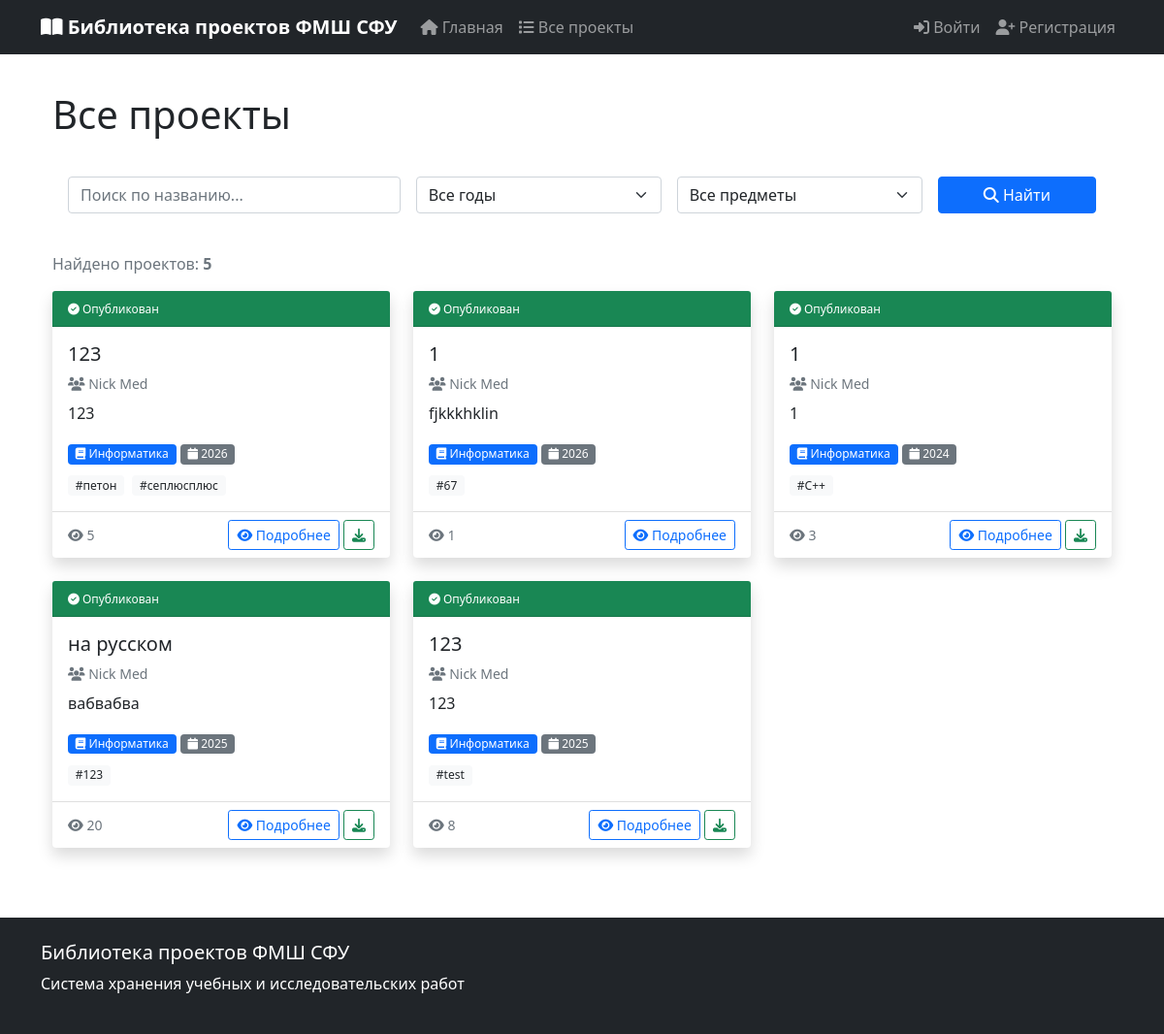
/projects/, run on the app's committed database.
### projects/models.py (models this page shows, shortened)
class Project(models.Model):
    STATUS_CHOICES = [
        ('draft', 'Черновик'),
        ('pending', 'На модерации'),
        ('published', 'Опубликован'),
        ('rejected', 'Отклонен'),
        ('revision', 'Требует доработки'),
        ('archived', 'В архиве'),
    ]
    moderated_by = models.ForeignKey(
        Teacher,
        on_delete=models.SET_NULL,
        null=True,
        blank=True,
        related_name='moderated_projects',
        verbose_name="Проверил"
    )
    moderation_comment = models.TextField(
        verbose_name="Комментарий модератора",
        blank=True,
        help_text="Причина отклонения или замечания"
    )
    moderated_at = models.DateTimeField(
        null=True,
        blank=True,
        verbose_name="Дата проверки"
    )
    title = models.CharField(max_length=300, verbose_name="Название проекта")
    description = models.TextField(verbose_name="Описание")
    subject = models.ForeignKey(
        Subject,
        on_delete=models.SET_NULL,
        null=True,
        related_name='projects',
        verbose_name="Предмет"
    )
    teacher = models.ForeignKey(
        Teacher,
        on_delete=models.SET_NULL,
        null=True,
        related_name='supervised_projects',
        verbose_name="Руководитель"
    )
    pupils = models.ManyToManyField(
        Pupil,
        related_name='projects',
        verbose_name="Авторы-ученики"
    )
    year = models.IntegerField(verbose_name="Год выполнения")
    keywords = models.CharField(
        max_length=500,
        verbose_name="Ключевые слова",
        help_text="Через запятую",
        blank=True
    )
    project_file = models.FileField(
        upload_to='projects/files/%Y/%m/%d/',
        verbose_name="Файл проекта",
        validators=[FileExtensionValidator(['pdf', 'doc', 'docx', 'zip', 'rar', '7z'])],
        null=True,
        blank=True
    )
    status = models.CharField(
        max_length=20,
        choices=STATUS_CHOICES,
        default='draft',
        verbose_name="Статус"
    )
    views = models.IntegerField(default=0, verbose_name="Просмотры")
    downloads = models.IntegerField(default=0, verbose_name="Скачивания")
    created_at = models.DateTimeField(auto_now_add=True, verbose_name="Дата создания")
    updated_at = models.DateTimeField(auto_now=True, verbose_name="Дата обновления")
    published_at = models.DateTimeField(null=True, blank=True, verbose_name="Дата публикации")
    class Meta:
        verbose_name = "Проект"
        verbose_name_plural = "Проекты"
        ordering = ['-created_at']
        indexes = [
            models.Index(fields=['status', 'created_at']),
            models.Index(fields=['year', 'subject']),
        ]

class Pupil(models.Model):
    user = models.OneToOneField(User, on_delete=models.CASCADE, verbose_name="Пользователь")
    class Meta:
        verbose_name = "Ученик"
        verbose_name_plural = "Ученики"

class Subject(models.Model):
    name = models.CharField(max_length=200, verbose_name="Название предмета")
    code = models.CharField(max_length=20, verbose_name="Код предмета", blank=True)
    description = models.TextField(verbose_name="Описание", blank=True)
    class Meta:
        verbose_name = "Предмет"
        verbose_name_plural = "Предметы"
        ordering = ['name']

### projects/views.py (the view)
# urls.py: path('projects/', views.project_list, name='project_list'),
def project_list(request):
    projects = Project.objects.filter(status='published')
    query = request.GET.get('q')
    if query:
        projects = projects.filter(
            Q(title__icontains=query) |
            Q(description__icontains=query) |
            Q(keywords__icontains=query)
        )
    subject_id = request.GET.get('subject')
    if subject_id:
        projects = projects.filter(subject_id=subject_id)
    teacher_id = request.GET.get('teacher')
    if teacher_id:
        projects = projects.filter(teacher_id=teacher_id)
    year = request.GET.get('year')
    if year:
        projects = projects.filter(year=year)
    projects = projects.order_by('-created_at')
    paginator = Paginator(projects, 9)
    page_number = request.GET.get('page')
    page_obj = paginator.get_page(page_number)
    subjects = Subject.objects.all()
    teachers = Teacher.objects.all()
    years = Project.objects.values_list('year', flat=True).distinct().order_by('-year')
    print(f"Всего проектов: {projects.count()}")
    print(f"Проектов на странице: {len(page_obj)}")
    context = {
        'page_obj': page_obj,
        'subjects': subjects,
        'teachers': teachers,
        'years': years,
        'current_filters': {
            'subject': subject_id,
            'teacher': teacher_id,
            'year': year,
            'q': query,
        }
    }
    return render(request, 'projects/project_list.html', context)

### projects/context_processors.py (called while the page is built)
def moderation_count(request):
    if request.user.is_authenticated and (hasattr(request.user, 'teacher') or request.user.is_staff):
        pending_count = Project.objects.filter(status='pending').count()
        return {'projects_pending': pending_count}
    return {'projects_pending': 0}

### projects/templates/projects/project_list.html (shortened to what this page needs)
{% extends "projects/base.html" %}
{% block content %}
<div class="container">
    <h1 class="mb-4">Все проекты</h1>
    <div class="card mb-4">
        <div class="card-body">
            <form method="get" class="row g-3">
                <div class="col-md-4">
                    <input type="text"
                           name="q"
                           class="form-control"
                           placeholder="Поиск по названию..."
                           value="{{ request.GET.q|default:'' }}">
                </div>
                <div class="col-md-3">
                    <select name="year" class="form-select">
                        <option value="">Все годы</option>
                    </select>
                </div>
                <div class="col-md-3">
                    <select name="subject" class="form-select">
                        <option value="">Все предметы</option>
                    </select>
                </div>
                <div class="col-md-2">
                    <button type="submit" class="btn btn-primary w-100">
                        <i class="fas fa-search"></i> Найти
                    </button>
                </div>
            </form>
        </div>
    </div>
    <div class="mb-3">
        <p class="text-muted">
            Найдено проектов: <strong>{{ page_obj.paginator.count }}</strong>
        </p>
    </div>
    {% if page_obj %}
        <div class="row">
            {% for project in page_obj %}
            <div class="col-md-6 col-lg-4 mb-4">
                <div class="card h-100 shadow">
                    {% if project.status == 'published' %}
                    <div class="card-header bg-success text-white py-2">
                        <small><i class="fas fa-check-circle"></i> Опубликован</small>
                    </div>
                    {% elif project.status == 'pending' %}
                    <div class="card-header bg-warning text-dark py-2">
                        <small><i class="fas fa-clock"></i> На модерации</small>
                    </div>
                    {% endif %}
                    <div class="card-body">
                        <h5 class="card-title">{{ project.title }}</h5>
                        <p class="card-text text-muted small mb-2">
                            <i class="fas fa-users"></i>
                            {% for pupil in project.pupils.all %}
                                {{ pupil.user.get_full_name|default:pupil.user.username }}{% if not forloop.last %}, {% endif %}
                            {% empty %}
                                Автор не указан
                            {% endfor %}
                        </p>
                        <p class="card-text">
                            {{ project.description|truncatechars:100 }}
                        </p>
                        <div class="mb-2">
                            <span class="badge bg-primary">
                                <i class="fas fa-book"></i> {{ project.subject.name|default:"Без предмета" }}
                            </span>
                            <span class="badge bg-secondary">
                                <i class="fas fa-calendar"></i> {{ project.year }}
                            </span>
                        </div>
                        {% if project.keywords %}
                        <div class="mt-2">
                            {% for keyword in project.keywords.split|slice:":3" %}
                            <span class="badge bg-light text-dark me-1">#{{ keyword }}</span>
                            {% endfor %}
                        </div>
                        {% endif %}
                    </div>
                    <div class="card-footer bg-transparent d-flex justify-content-between align-items-center">
                        <div>
                            <small class="text-muted">
                                <i class="fas fa-eye"></i> {{ project.views }}
                            </small>
                        </div>
                        <div>
                            <a href="{% url 'project_detail' project.id %}" class="btn btn-outline-primary btn-sm">
                                <i class="fas fa-eye"></i> Подробнее
                            </a>
                            {% if project.project_file %}
                            <a href="{% url 'download_project' project.id %}" class="btn btn-outline-success btn-sm">
                                <i class="fas fa-download"></i>
                            </a>
                            {% endif %}
                        </div>
                    </div>
                </div>
            </div>
            {% endfor %}
        </div>
    {% endif %}
</div>
{% endblock %}

### projects/templates/projects/base.html (style rules this page uses)
body { font-family: 'Segoe UI', Tahoma, Geneva, Verdana, sans-serif; padding-top: 70px; }

### projects/templates/projects/project_list.html (style rules this page uses)
.card { transition: transform 0.2s, box-shadow 0.2s; border: none; }
.card-header { font-size: 0.85rem; padding: 0.5rem 1rem; }
.badge { font-weight: normal; }

### data on the page
Project: status "published" (drawn), title "123", description "123", subject.name "Информатика", year "2026", split "петон" "сеплюсплюс", views "5"
Pupil: user.get_full_name "Nick Med"
Project: status "published" (drawn), title "1", description "fjkkkhklin", subject.name "Информатика", year "2026", split "67", views "1"
Project: status "published" (drawn), title "1", description "1", subject.name "Информатика", year "2024", split "C++", views "3"
Project: status "published" (drawn), title "на русском", description "вабвабва", subject.name "Информатика", year "2025", split "123", views "20"
Project: status "published" (drawn), title "123", description "123", subject.name "Информатика", year "2025", split "test", views "8"

### other printed values
{{ page_obj.paginator.count }} "5"
